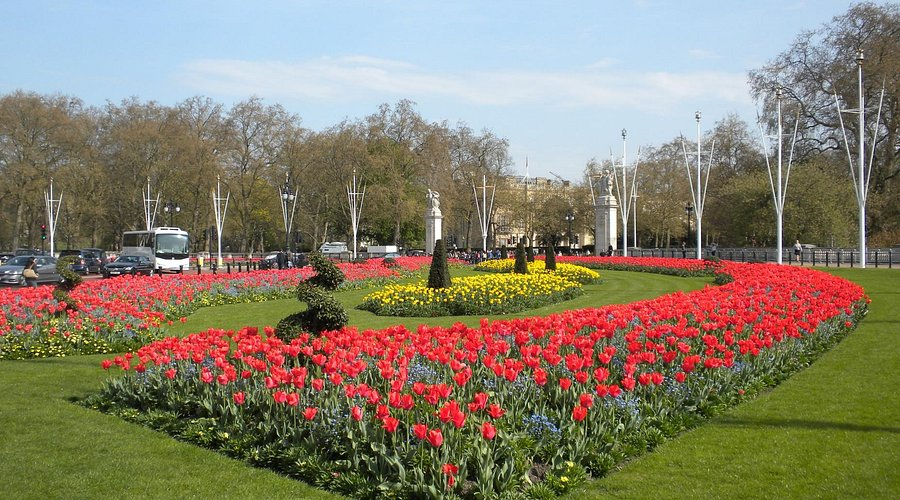
#> input picture computer_vision/opencv/photos/bgr_sample.jpg, 900 x 500 px, found by its file name
$ python splitmerge.py
#> lines starting #> are read from the running program, lines starting #| are printed output that depends on the picture
import cv2 as cv
import numpy as np

img = cv.imread('photos/bgr_sample.jpg')
#> img is the input picture: shape (500, 900, 3); mean B, G, R 107.1, 127.1, 135.6
cv.imshow('image', img)

b,g,r = cv.split(img)
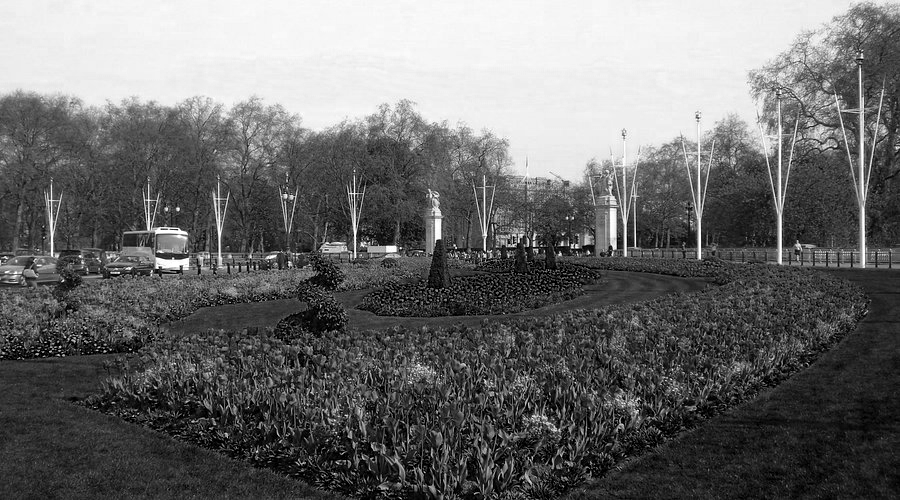
#> b: shape (500, 900); min 0, max 255, mean 107.1
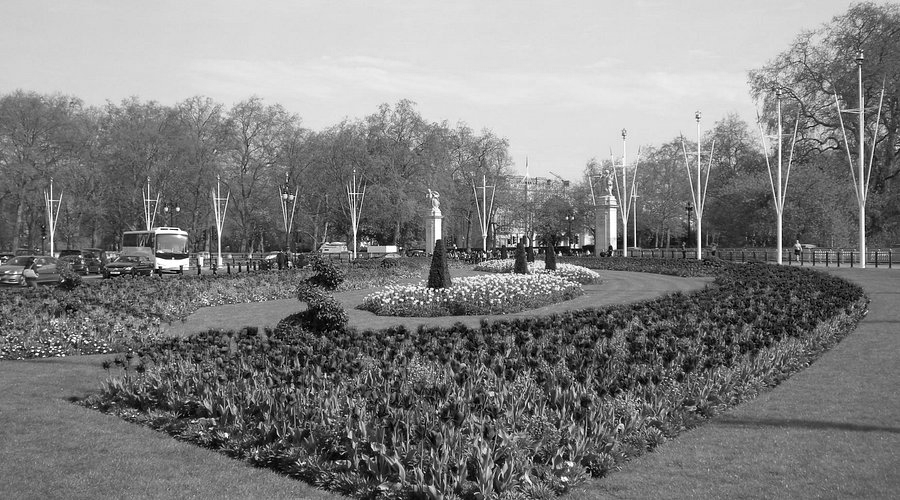
#> g: shape (500, 900); min 0, max 255, mean 127.1
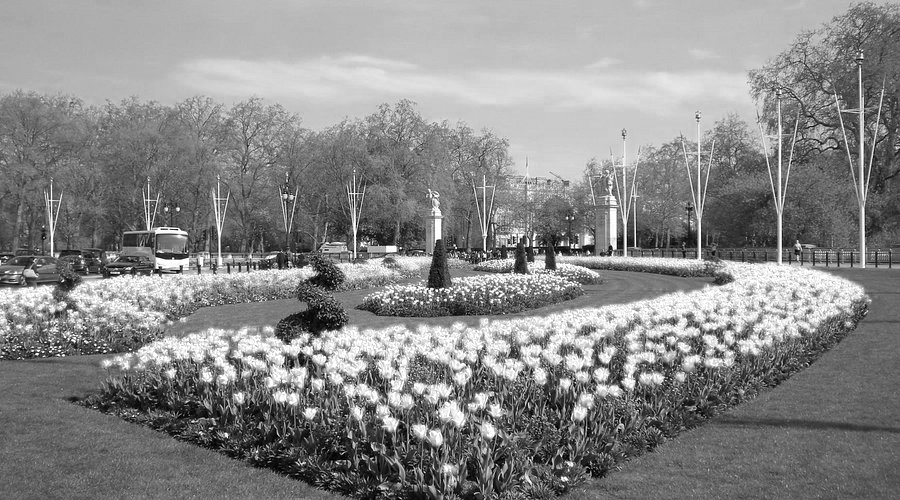
#> r: shape (500, 900); min 0, max 255, mean 135.6

#cv.imshow('blue', b)
#cv.imshow('green', g)
#cv.imshow('red', r)

print(img.shape)
#| (500, 900, 3)
print(b.shape)
#| (500, 900)
print(g.shape)
#| (500, 900)
print(r.shape)
#| (500, 900)

merged = cv.merge([b,g,r])
#cv.imshow('Merged', merged)

# individual separated color channels
blank = np.zeros(img.shape[:2], dtype='uint8')

blue = cv.merge([b,blank,blank])
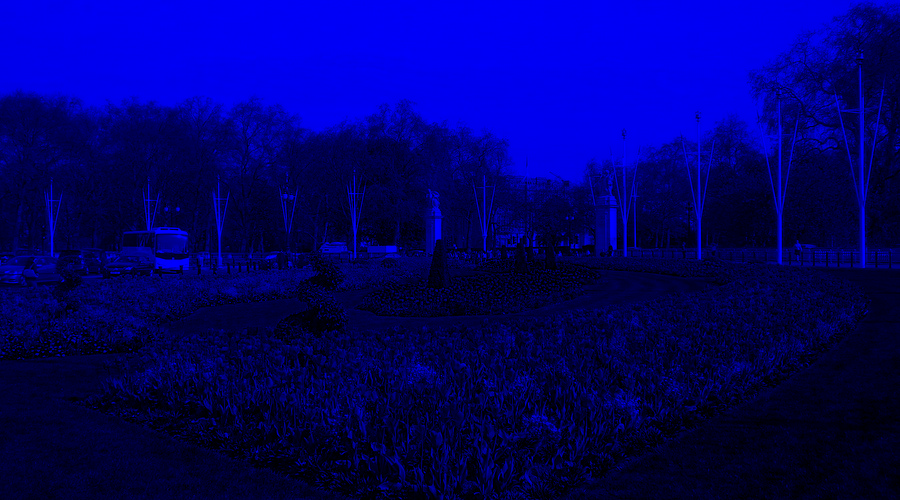
#> blue: shape (500, 900, 3); mean of channels 0, 1, 2 107.1, 0, 0; drawn as B, G, R
green = cv.merge([blank,g,blank])
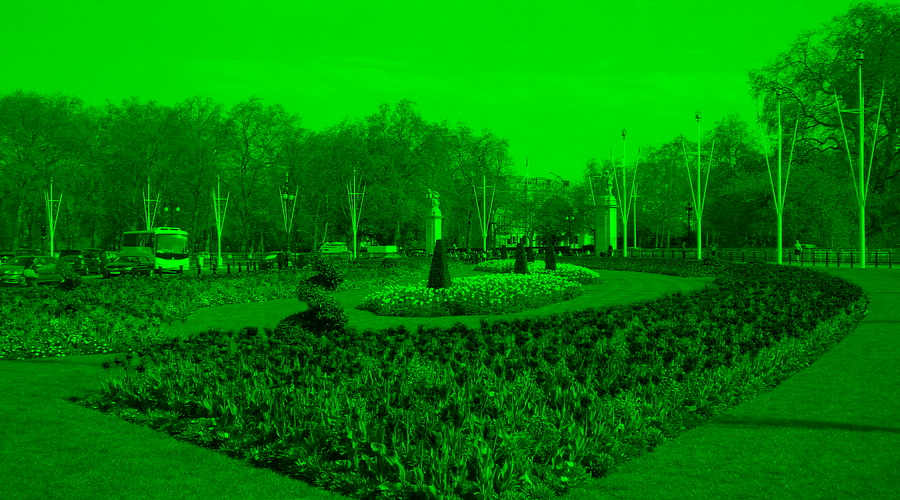
#> green: shape (500, 900, 3); mean of channels 0, 1, 2 0, 127.1, 0; drawn as B, G, R
red = cv.merge([blank, blank, r])
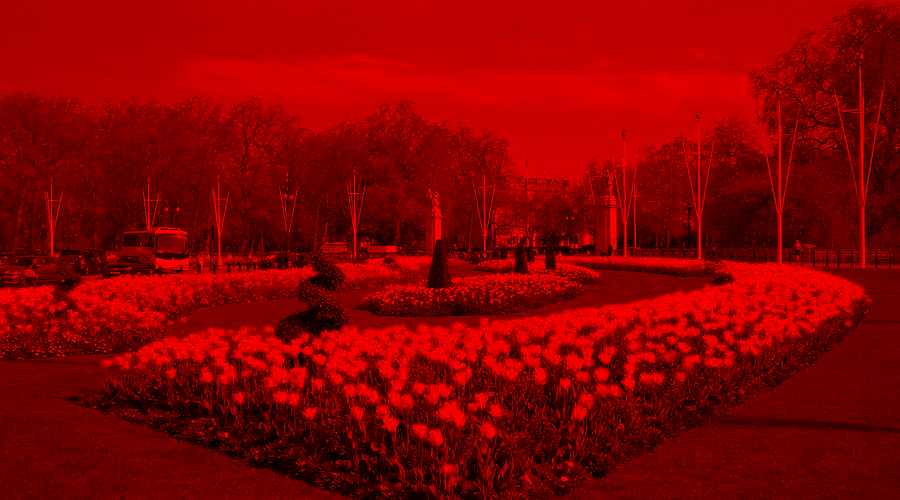
#> red: shape (500, 900, 3); mean of channels 0, 1, 2 0, 0, 135.6; drawn as B, G, R

cv.imshow('separated_blue', blue)
cv.imshow('separated_green', green)
cv.imshow('separated_red', red)


cv.waitKey(0)

$ run again, with computer_vision/opencv/photos/cat_large.jpg copied over computer_vision/opencv/photos/bgr_sample.jpg
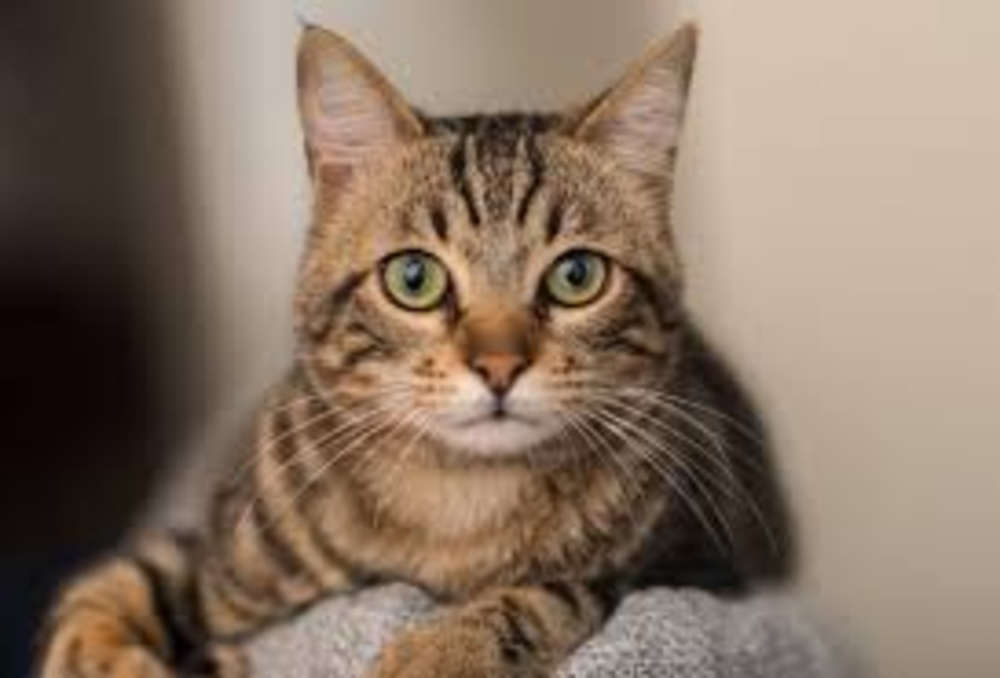
#> input picture computer_vision/opencv/photos/cat_large.jpg, 1000 x 678 px, shrunk from 2400 x 1626 before the run, found by its file name
#> img is the input picture: shape (678, 1000, 3); mean B, G, R 99.7, 116.1, 135.1
#| (678, 1000, 3)
#| (678, 1000)
#| (678, 1000)
#| (678, 1000)
#> `green = cv.merge([blank,g,blank])`:
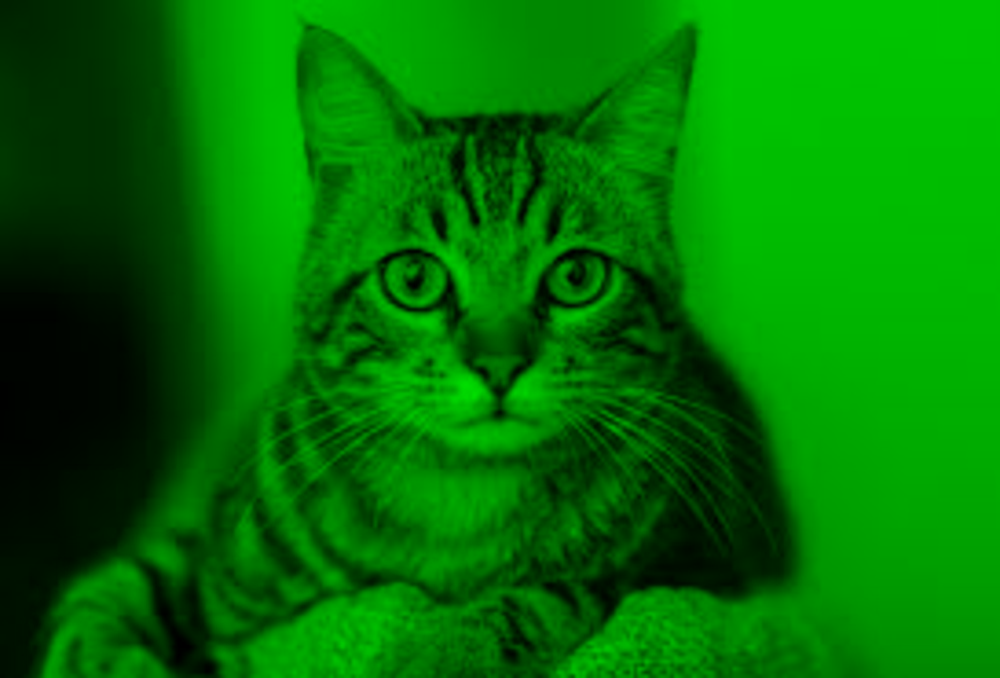
#> green: shape (678, 1000, 3); mean of channels 0, 1, 2 0, 116.1, 0; drawn as B, G, R
#> `red = cv.merge([blank, blank, r])`:
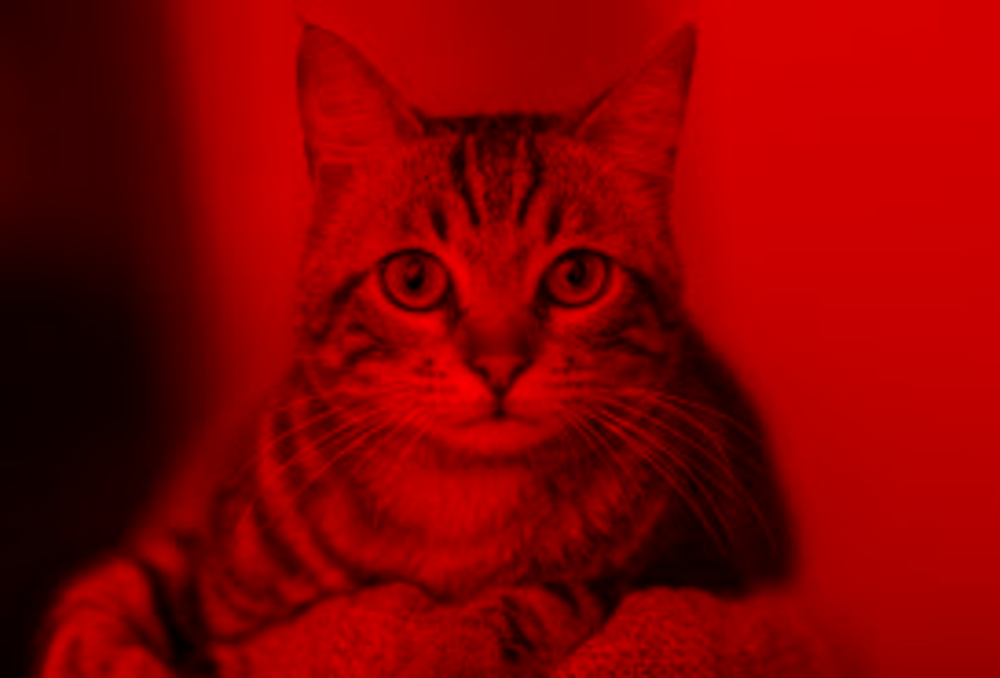
#> red: shape (678, 1000, 3); mean of channels 0, 1, 2 0, 0, 135.1; drawn as B, G, R

$ run again, with computer_vision/opencv/photos/cats.jpg copied over computer_vision/opencv/photos/bgr_sample.jpg
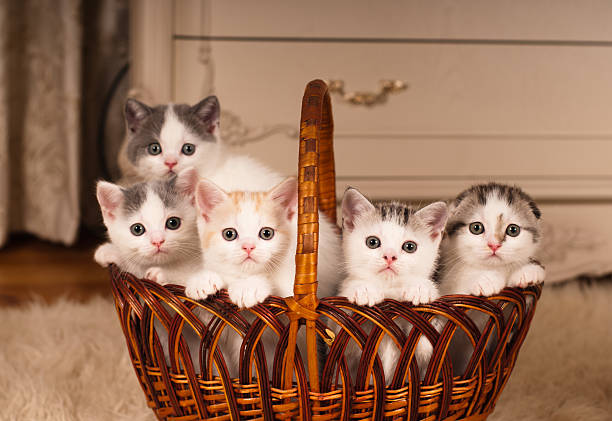
#> input picture computer_vision/opencv/photos/cats.jpg, 612 x 421 px, found by its file name
#> img is the input picture: shape (421, 612, 3); mean B, G, R 90.5, 114.6, 154.4
#| (421, 612, 3)
#| (421, 612)
#| (421, 612)
#| (421, 612)
#> `green = cv.merge([blank,g,blank])`:
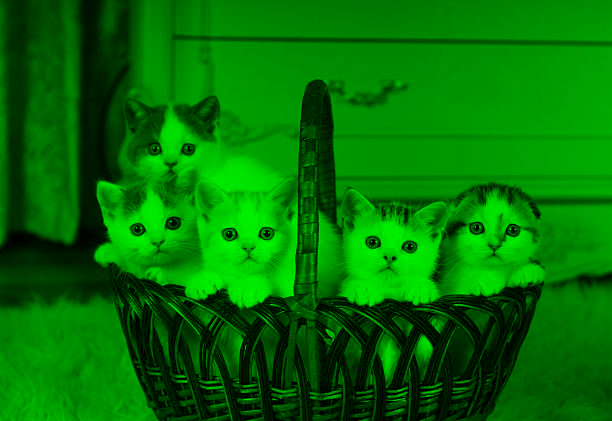
#> green: shape (421, 612, 3); mean of channels 0, 1, 2 0, 114.6, 0; drawn as B, G, R
#> `red = cv.merge([blank, blank, r])`:
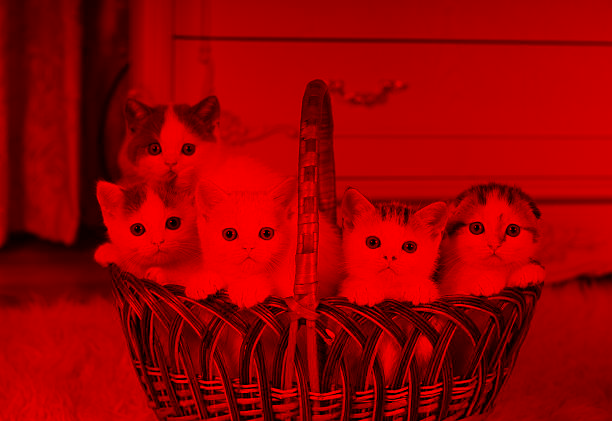
#> red: shape (421, 612, 3); mean of channels 0, 1, 2 0, 0, 154.4; drawn as B, G, R

$ run again, with computer_vision/opencv/photos/group1.jpg copied over computer_vision/opencv/photos/bgr_sample.jpg
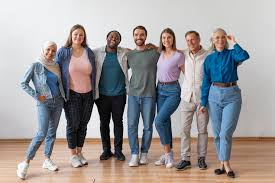
#> input picture computer_vision/opencv/photos/group1.jpg, 275 x 183 px, found by its file name
#> img is the input picture: shape (183, 275, 3); mean B, G, R 154.1, 153.9, 158.5
#| (183, 275, 3)
#| (183, 275)
#| (183, 275)
#| (183, 275)
#> `green = cv.merge([blank,g,blank])`:
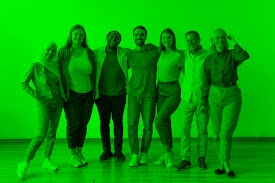
#> green: shape (183, 275, 3); mean of channels 0, 1, 2 0, 153.9, 0; drawn as B, G, R
#> `red = cv.merge([blank, blank, r])`:
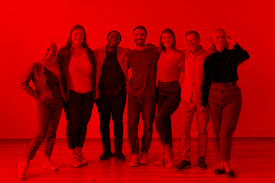
#> red: shape (183, 275, 3); mean of channels 0, 1, 2 0, 0, 158.5; drawn as B, G, R
